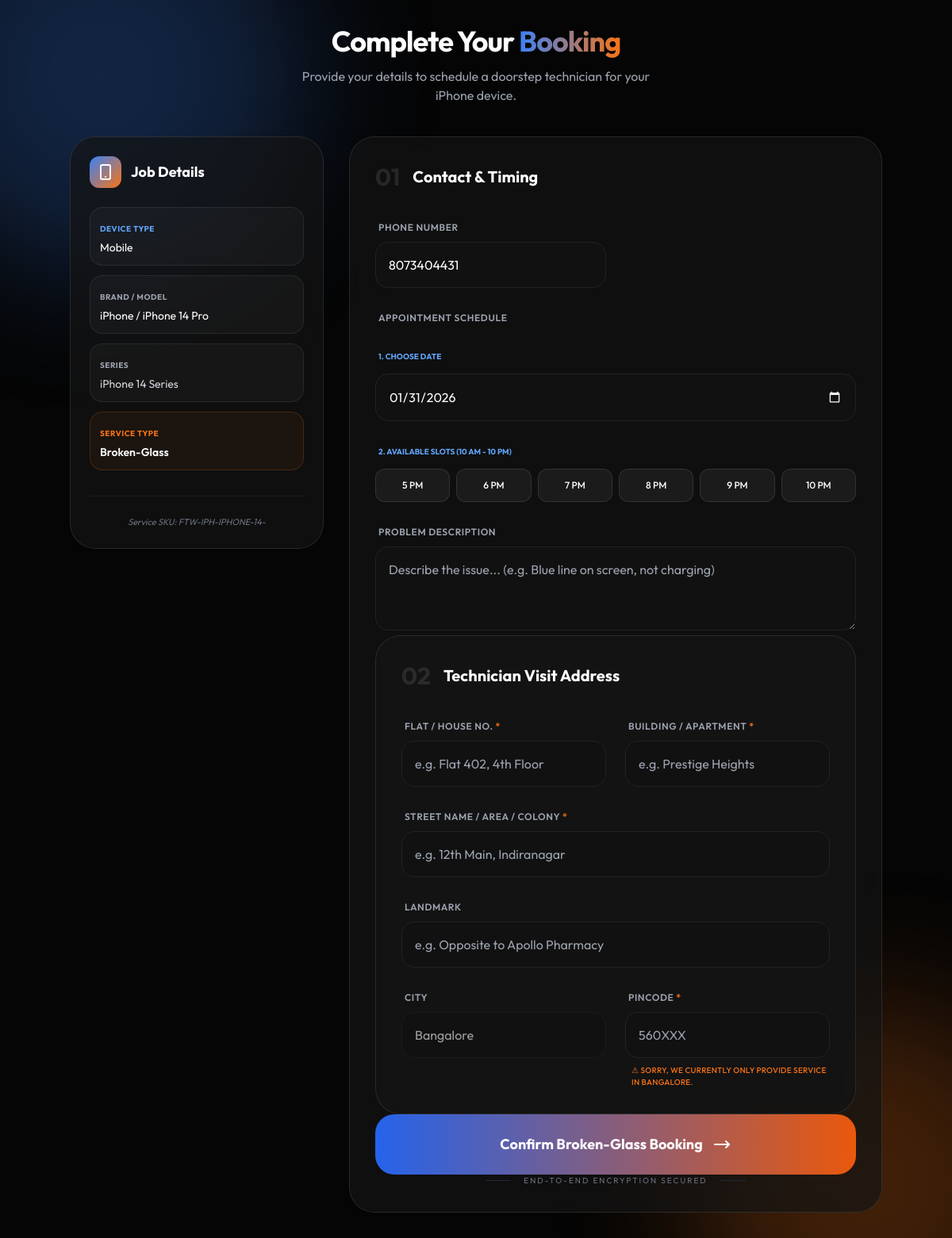
Screenshot of /bookings/booking/menu/FTW-IPH-IPHONE-14-/broken-glass/ (signed in) with the database file from the repository.
### Admin/models.py (models this page shows, shortened)
class Product(models.Model):
    category = models.ForeignKey(
        Category,
        on_delete=models.CASCADE,
        related_name='products'
    )
    brand = models.CharField(max_length=100)
    model_name = models.CharField(max_length=100)
    variant = models.CharField(max_length=50, blank=True, null=True)
    image = models.ImageField(upload_to='products/', blank=True, null=True)
    description = models.TextField(blank=True, null=True)
    price = models.DecimalField(max_digits=10, decimal_places=2)
    stock = models.PositiveIntegerField(default=0)
    sku = models.CharField(max_length=100, unique=True, editable=False)
    is_active = models.BooleanField(default=True)
    created_at = models.DateTimeField(auto_now_add=True)
    updated_at = models.DateTimeField(auto_now=True)
    display_order = models.PositiveIntegerField(default=0)
    class Meta:
        ordering = ['display_order']

class Category(models.Model):
    name = models.CharField(max_length=100)
    parent = models.ForeignKey(
        'self',
        on_delete=models.CASCADE,
        null=True,
        blank=True,
        related_name='children'
    )
    image = models.ImageField(upload_to='categories/', blank=True, null=True)
    description = models.TextField(blank=True, null=True)
    slug = models.SlugField(max_length=150, unique=True, blank=True)
    is_active = models.BooleanField(default=True)
    display_order = models.PositiveIntegerField(default=0)
    created_at = models.DateTimeField(auto_now_add=True)
    updated_at = models.DateTimeField(auto_now=True)
    class Meta:
        verbose_name_plural = "Categories"
        unique_together = ('parent', 'name')
        ordering = ['display_order', 'name']
    def get_path_list(self):
        path = [self]
        curr = self
        while curr.parent:
            path.append(curr.parent)
            curr = curr.parent
        return path[::-1] # Reverse to get [Root, Brand, Series, Sub-Series]

### Accounts/models.py (models this page shows, shortened)
class MyUser(AbstractUser):
    phone = models.CharField(max_length=15, unique=True)
    name = models.CharField(max_length=100)
    is_admin = models.BooleanField(default=False)
    email = models.EmailField(null=True, blank=True)
    first_name = None
    last_name = None
    server_id = models.CharField(
        max_length=20,
        null=True,
        blank=True,
        unique=True
    )
    doj = models.DateField(default=date.today)
    profile = models.ImageField(upload_to="profile/", null=True, blank=True)
    USERNAME_FIELD = "username"
    REQUIRED_FIELDS = ["phone", "name"]

### Bookings/views.py (the view, shortened to what this page needs)
# urls.py: path("booking/menu/<product>/<service>/", booking_menu, name="booking_menu"),
@login_required
def booking_menu(request, product, service):
    product_obj = get_object_or_404(
        Product.objects.select_related('category__parent__parent'),
        sku=product
    )
    category_path = product_obj.category.get_path_list()
    context = {
        'sku_str': product,
        'service': service,
        'product': product_obj,
        'category_path': category_path
    }
    return render(request, 'Bookings/bookings.html', context)

### templates/Bookings/bookings.html (shortened to what this page needs)
<!DOCTYPE html>
<html lang="en">
<head>
    <script src="https://cdn.tailwindcss.com"></script>
</head>
<body class="py-8 px-4">
    <div class="blob blob-1"></div>
    <div class="blob blob-2"></div>
    <div class="max-w-5xl mx-auto">
        <div class="mb-10 text-center">
            <h1 class="text-4xl font-bold mb-3 tracking-tight">Complete Your <span class="brand-gradient">Booking</span></h1>
            <p class="text-gray-400 max-w-md mx-auto">Provide your details to schedule a doorstep technician for your {{ product.brand }} device.</p>
        </div>
        <form method="post" class="grid grid-cols-1 lg:grid-cols-12 gap-8">
            <div class="lg:col-span-4 space-y-6">
                <div class="glass-card p-6 rounded-[2rem] sticky top-8">
                    <div class="flex items-center space-x-3 mb-6">
                        <div class="w-10 h-10 rounded-xl bg-gradient-to-br from-blue-500 to-orange-500 flex items-center justify-center">
                            <svg class="w-6 h-6 text-white" fill="none" stroke="currentColor" viewBox="0 0 24 24"><path stroke-linecap="round" stroke-linejoin="round" stroke-width="2" d="M12 18h.01M8 21h8a2 2 0 002-2V5a2 2 0 00-2-2H8a2 2 0 00-2 2v14a2 2 0 002 2z"></path></svg>
                        </div>
                        <h3 class="font-bold text-lg">Job Details</h3>
                    </div>
                    <div class="space-y-3">
                        <div class="spec-badge">
                            <span class="text-[10px] text-blue-400 font-bold uppercase tracking-wider">Device Type</span>
                            <p class="text-sm mt-1">{{ category_path.0.name }}</p>
                        </div>
                        <div class="spec-badge">
                            <span class="text-[10px] text-gray-400 font-bold uppercase tracking-wider">Brand / Model</span>
                            <p class="text-sm mt-1">{{ product.brand }} / {{ product.model_name }}</p>
                        </div>
                        {% if category_path|length > 2 %}
                        <div class="spec-badge">
                            <span class="text-[10px] text-gray-400 font-bold uppercase tracking-wider">Series</span>
                            <p class="text-sm mt-1 text-gray-300">
                                {% for cat in category_path %}{% if forloop.counter0 > 1 %}{{ cat.name }}{% if not forloop.last %} • {% endif %}{% endif %}{% endfor %}
                            </p>
                        </div>
                        {% endif %}
                        <div class="spec-badge bg-orange-500/5 border-orange-500/20">
                            <span class="text-[10px] text-orange-500 font-bold uppercase tracking-wider">Service Type</span>
                            <p class="text-sm mt-1 font-semibold">{{ service|title }}</p>
                        </div>
                    </div>
                    <div class="mt-8 pt-6 border-t border-white/5">
                        <p class="text-[11px] text-gray-500 text-center italic">Service SKU: {{ product.sku }}</p>
                    </div>
                </div>
            </div>
            <div class="lg:col-span-8 space-y-8">
                <div class="glass-card p-8 rounded-[2rem]">
                    <div class="flex items-center mb-8">
                        <span class="text-3xl font-bold text-white/10 mr-4">01</span>
                        <h3 class="text-xl font-bold">Contact & Timing</h3>
                    </div>
                    <div class="grid grid-cols-1 md:grid-cols-2 gap-6">
                        <div class="space-y-2">
                            <label class="text-xs font-semibold text-gray-400 uppercase tracking-wider ml-1">Phone Number</label>
                            <input type="tel" name="phone" value="{{ user.phone|default:'' }}" required
                                   class="input-field w-full rounded-2xl p-4 text-white focus:ring-2 focus:ring-blue-500/20" placeholder="e.g. 9876543210">
                        </div>
                       <div class="md:col-span-2 space-y-6">
  <div class="md:col-span-2 space-y-6">
    <label class="text-xs font-semibold text-gray-400 uppercase tracking-wider ml-1">Appointment Schedule</label>
    <div class="grid grid-cols-1 gap-6">
        <div class="space-y-3">
            <span class="text-[10px] text-blue-400 font-bold uppercase ml-1">1. Choose Date</span>
            <input type="date" id="booking_date" name="booking_date" required
                   class="input-field w-full rounded-2xl p-4 text-white appearance-none cursor-pointer"
                   style="color-scheme: dark;">
        </div>
        <div class="space-y-3">
            <span class="text-[10px] text-blue-400 font-bold uppercase ml-1">2. Available Slots (10 AM - 10 PM)</span>
            <div id="time-slots-container" class="grid grid-cols-3 sm:grid-cols-4 md:grid-cols-6 gap-2">
                </div>
        </div>
    </div>
</div>
                        <div class="md:col-span-2 space-y-2">
                            <label class="text-xs font-semibold text-gray-400 uppercase tracking-wider ml-1">Problem Description</label>
                            <textarea name="description" rows="3" required
                                      class="input-field w-full rounded-2xl p-4 text-white"
                                      placeholder="Describe the issue... (e.g. Blue line on screen, not charging)"></textarea>
                        </div>
                    </div>
                </div>
                <div class="glass-card p-8 rounded-[2rem]">
                    <div class="flex items-center mb-8">
                        <span class="text-3xl font-bold text-white/10 mr-4">02</span>
                        <h3 class="text-xl font-bold">Technician Visit Address</h3>
                    </div>
                    <div class="grid grid-cols-1 md:grid-cols-2 gap-6">
                        <div class="md:col-span-1 space-y-2">
                            <label class="text-xs font-semibold text-gray-400 uppercase tracking-wider ml-1">Flat / House No. <span class="text-orange-500">*</span></label>
                            <input type="text" name="house_no" required
                                   class="input-field w-full rounded-2xl p-4" placeholder="e.g. Flat 402, 4th Floor">
                        </div>
                        <div class="md:col-span-1 space-y-2">
                            <label class="text-xs font-semibold text-gray-400 uppercase tracking-wider ml-1">Building / Apartment <span class="text-orange-500">*</span></label>
                            <input type="text" name="building_name" required
                                   class="input-field w-full rounded-2xl p-4" placeholder="e.g. Prestige Heights">
                        </div>
                        <div class="md:col-span-2 space-y-2">
                            <label class="text-xs font-semibold text-gray-400 uppercase tracking-wider ml-1">Street Name / Area / Colony <span class="text-orange-500">*</span></label>
                            <input type="text" name="street" required
                                   class="input-field w-full rounded-2xl p-4" placeholder="e.g. 12th Main, Indiranagar">
                        </div>
                        <div class="md:col-span-2 space-y-2">
                            <label class="text-xs font-semibold text-gray-400 uppercase tracking-wider ml-1">Landmark</label>
                            <input type="text" name="landmark"
                                   class="input-field w-full rounded-2xl p-4" placeholder="e.g. Opposite to Apollo Pharmacy">
                        </div>
                        <div class="space-y-2">
                            <label class="text-xs font-semibold text-gray-400 uppercase tracking-wider ml-1">City</label>
                            <input type="text" name="city" value="Bangalore" readonly
                                   class="input-field w-full rounded-2xl p-4 opacity-60 pointer-events-none">
                        </div>
                       <div class="space-y-2 group">
    <label class="text-xs font-semibold text-gray-400 uppercase tracking-wider ml-1">
        Pincode <span class="text-orange-500">*</span>
    </label>
    <input type="text"
           id="pincode"
           name="pincode"
           pattern="^(5600[0-9]{2}|562[0-9]{3})$"
           maxlength="6"
           required
           class="input-field w-full rounded-2xl p-4 peer"
           placeholder="560XXX">
    <p class="mt-2 hidden peer-invalid:block text-[10px] text-orange-500 font-medium ml-2 uppercase tracking-wide">
        ⚠ Sorry, we currently only provide service in Bangalore.
    </p>
</div>
                    </div>
                </div>
                <button type="submit" class="group relative w-full overflow-hidden rounded-[1.5rem] p-6 font-bold transition-all hover:scale-[1.01] active:scale-[0.98]">
                    <div class="absolute inset-0 bg-gradient-to-r from-blue-600 to-orange-600 transition-all"></div>
                    <span class="relative flex items-center justify-center text-lg text-white">
                        Confirm {{ service|title }} Booking
                        <svg class="w-6 h-6 ml-3 group-hover:translate-x-1 transition-transform" fill="none" stroke="currentColor" viewBox="0 0 24 24"><path stroke-linecap="round" stroke-linejoin="round" stroke-width="2" d="M17 8l4 4m0 0l-4 4m4-4H3"></path></svg>
                    </span>
                </button>
                <div class="flex items-center justify-center space-x-4 text-gray-500">
                    <div class="h-px w-8 bg-gray-800"></div>
                    <p class="text-[10px] uppercase tracking-[0.2em]">End-to-End Encryption Secured</p>
                    <div class="h-px w-8 bg-gray-800"></div>
                </div>
            </div>
        </form>
    </div>
</body>
</html>

### templates/Bookings/bookings.html (style rules this page uses)
:root { --bg-dark: #050505; --blue-glow: #3b82f6; --orange-glow: #f97316; --input-bg: #111111; }
body { background-color: var(--bg-dark); color: white; font-family: 'Outfit', sans-serif; }
.blob { position: fixed; filter: blur(90px); opacity: 0.25; border-radius: 50%; z-index: -1; }
.blob-1 { top: -10%; left: -10%; width: 500px; height: 500px; background: var(--blue-glow); }
.blob-2 { bottom: -10%; right: -10%; width: 450px; height: 450px; background: var(--orange-glow); }
.glass-card { background: rgba(20, 20, 20, 0.7); backdrop-filter: blur(12px); border: 1px solid rgba(255, 255, 255, 0.1); }
.spec-badge { background: rgba(255, 255, 255, 0.03); border: 1px solid rgba(255, 255, 255, 0.08); padding: 0.75rem; border-radius: 16px; }
.input-field { background: var(--input-bg); border: 1px solid #222; transition: all 0.3s ease; }
.brand-gradient { background: linear-gradient(to right, #3b82f6, #f97316); -webkit-background-clip: text; -webkit-text-fill-color: transparent; }

### rows the page displays
Product: brand "iPhone", model_name "iPhone 14 Pro", sku "FTW-IPH-IPHONE-14-"
Category: name "Mobile"
Category: name "iPhone 14 Series"
MyUser: phone "8073404431"

### other values shown
{{ service|title }} "Broken-Glass"
